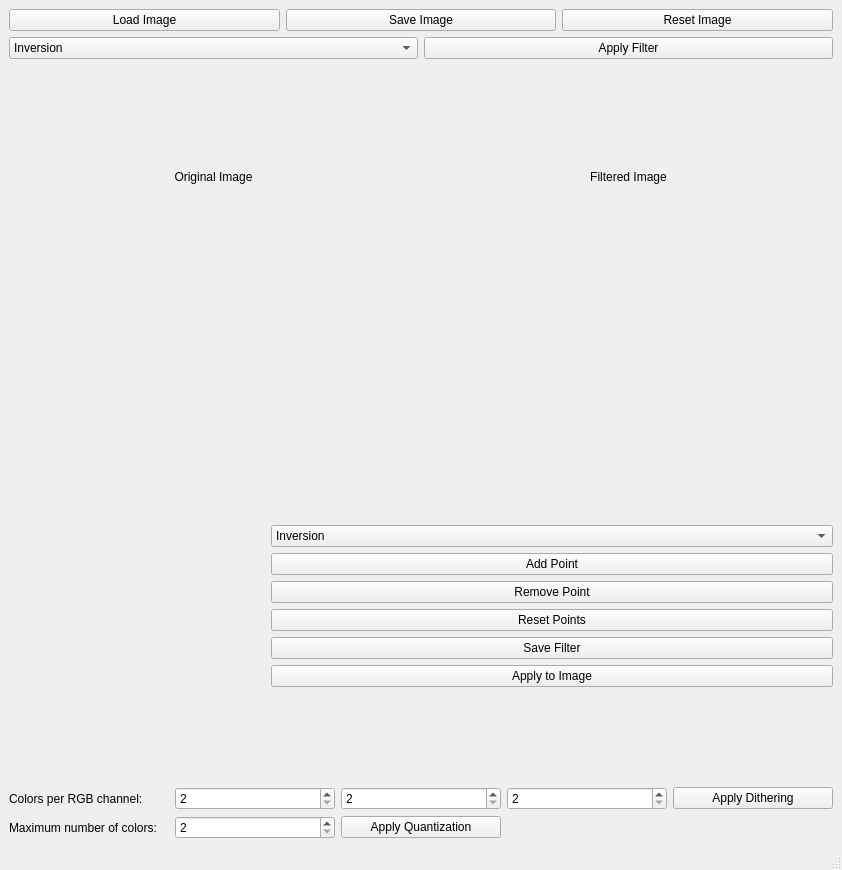
<?xml version="1.0" encoding="UTF-8"?>
<ui version="4.0">
 <class>MainWindow</class>
 <widget class="QMainWindow" name="MainWindow">
  <property name="geometry">
   <rect>
    <x>0</x>
    <y>0</y>
    <width>842</width>
    <height>870</height>
   </rect>
  </property>
  <property name="sizePolicy">
   <sizepolicy hsizetype="Fixed" vsizetype="Fixed">
    <horstretch>0</horstretch>
    <verstretch>0</verstretch>
   </sizepolicy>
  </property>
  <property name="maximumSize">
   <size>
    <width>842</width>
    <height>870</height>
   </size>
  </property>
  <property name="windowTitle">
   <string>Image Filter App</string>
  </property>
  <widget class="QWidget" name="centralwidget">
   <layout class="QGridLayout" name="gridLayout">
    <item row="4" column="0" colspan="3">
     <layout class="QGridLayout" name="gridLayout_4">
      <item row="1" column="1">
       <layout class="QVBoxLayout" name="verticalLayout_2">
        <item>
         <widget class="QComboBox" name="filterEditorSelection">
          <item>
           <property name="text">
            <string>Inversion</string>
           </property>
          </item>
          <item>
           <property name="text">
            <string>Brightness Correction</string>
           </property>
          </item>
          <item>
           <property name="text">
            <string>Contrast Enhancement</string>
           </property>
          </item>
         </widget>
        </item>
        <item>
         <widget class="QPushButton" name="addPoint">
          <property name="text">
           <string>Add Point</string>
          </property>
         </widget>
        </item>
        <item>
         <widget class="QPushButton" name="removePoint">
          <property name="text">
           <string>Remove Point</string>
          </property>
         </widget>
        </item>
        <item>
         <widget class="QPushButton" name="resetPoints">
          <property name="text">
           <string>Reset Points</string>
          </property>
         </widget>
        </item>
        <item>
         <widget class="QPushButton" name="saveCustomFilter">
          <property name="text">
           <string>Save Filter</string>
          </property>
         </widget>
        </item>
        <item>
         <widget class="QPushButton" name="applyCustomFilter">
          <property name="text">
           <string>Apply to Image</string>
          </property>
         </widget>
        </item>
        <item>
         <widget class="QLabel" name="label">
          <property name="text">
           <string/>
          </property>
         </widget>
        </item>
       </layout>
      </item>
      <item row="1" column="0">
       <widget class="FilterEditorWidget" name="filterEditorWidget" native="true">
        <property name="minimumSize">
         <size>
          <width>256</width>
          <height>256</height>
         </size>
        </property>
        <property name="maximumSize">
         <size>
          <width>256</width>
          <height>256</height>
         </size>
        </property>
       </widget>
      </item>
     </layout>
    </item>
    <item row="3" column="0" colspan="3">
     <layout class="QGridLayout" name="imagesGrid">
      <item row="1" column="1">
       <widget class="QLabel" name="label_3">
        <property name="text">
         <string>Filtered Image</string>
        </property>
        <property name="alignment">
         <set>Qt::AlignmentFlag::AlignCenter</set>
        </property>
       </widget>
      </item>
      <item row="0" column="1">
       <widget class="QPushButton" name="applyButton">
        <property name="text">
         <string>Apply Filter</string>
        </property>
       </widget>
      </item>
      <item row="1" column="0">
       <widget class="QLabel" name="label_2">
        <property name="text">
         <string>Original Image</string>
        </property>
        <property name="alignment">
         <set>Qt::AlignmentFlag::AlignCenter</set>
        </property>
       </widget>
      </item>
      <item row="2" column="1">
       <widget class="QLabel" name="filteredImageLabel">
        <property name="text">
         <string/>
        </property>
       </widget>
      </item>
      <item row="0" column="0">
       <widget class="QComboBox" name="filterComboBox">
        <property name="editable">
         <bool>false</bool>
        </property>
        <item>
         <property name="text">
          <string>Inversion</string>
         </property>
        </item>
        <item>
         <property name="text">
          <string>Brightness Correction</string>
         </property>
        </item>
        <item>
         <property name="text">
          <string>Contrast Enhancement</string>
         </property>
        </item>
        <item>
         <property name="text">
          <string>Gamma Correction</string>
         </property>
        </item>
        <item>
         <property name="text">
          <string>Blur</string>
         </property>
        </item>
        <item>
         <property name="text">
          <string>Gaussian Blur</string>
         </property>
        </item>
        <item>
         <property name="text">
          <string>Sharpen</string>
         </property>
        </item>
        <item>
         <property name="text">
          <string>Edge Detection</string>
         </property>
        </item>
        <item>
         <property name="text">
          <string>Emboss</string>
         </property>
        </item>
       </widget>
      </item>
      <item row="2" column="0">
       <widget class="QLabel" name="originalImageLabel">
        <property name="text">
         <string/>
        </property>
       </widget>
      </item>
     </layout>
    </item>
    <item row="0" column="0">
     <widget class="QPushButton" name="loadButton">
      <property name="text">
       <string>Load Image</string>
      </property>
     </widget>
    </item>
    <item row="0" column="2">
     <widget class="QPushButton" name="resetButton">
      <property name="text">
       <string>Reset Image</string>
      </property>
     </widget>
    </item>
    <item row="5" column="0" colspan="3">
     <layout class="QGridLayout" name="gridLayout_2">
      <item row="3" column="1">
       <layout class="QGridLayout" name="gridLayout_3">
        <item row="0" column="1">
         <widget class="QSpinBox" name="ditheringRedColorsSpinBox">
          <property name="minimum">
           <number>2</number>
          </property>
         </widget>
        </item>
        <item row="0" column="2">
         <widget class="QSpinBox" name="ditheringGreenColorsSpinBox">
          <property name="minimum">
           <number>2</number>
          </property>
         </widget>
        </item>
        <item row="0" column="3">
         <widget class="QSpinBox" name="ditheringBlueColorsSpinBox">
          <property name="minimum">
           <number>2</number>
          </property>
         </widget>
        </item>
        <item row="0" column="0">
         <widget class="QLabel" name="label_4">
          <property name="text">
           <string>Colors per RGB channel:</string>
          </property>
         </widget>
        </item>
        <item row="0" column="4">
         <widget class="QPushButton" name="applyDithering">
          <property name="text">
           <string>Apply Dithering</string>
          </property>
         </widget>
        </item>
        <item row="1" column="0">
         <widget class="QLabel" name="label_5">
          <property name="text">
           <string>Maximum number of colors:</string>
          </property>
         </widget>
        </item>
        <item row="1" column="1">
         <widget class="QSpinBox" name="quantizationMaximumColors">
          <property name="minimum">
           <number>2</number>
          </property>
         </widget>
        </item>
        <item row="1" column="2">
         <widget class="QPushButton" name="applyQuantization">
          <property name="text">
           <string>Apply Quantization</string>
          </property>
         </widget>
        </item>
       </layout>
      </item>
     </layout>
    </item>
    <item row="0" column="1">
     <widget class="QPushButton" name="saveButton">
      <property name="text">
       <string>Save Image</string>
      </property>
     </widget>
    </item>
   </layout>
  </widget>
  <widget class="QMenuBar" name="menubar">
   <property name="geometry">
    <rect>
     <x>0</x>
     <y>0</y>
     <width>842</width>
     <height>38</height>
    </rect>
   </property>
  </widget>
  <widget class="QStatusBar" name="statusbar"/>
 </widget>
 <customwidgets>
  <customwidget>
   <class>FilterEditorWidget</class>
   <extends>QWidget</extends>
   <header>gui/filtereditorwidget.h</header>
   <container>1</container>
  </customwidget>
 </customwidgets>
 <resources/>
 <connections/>
</ui>
